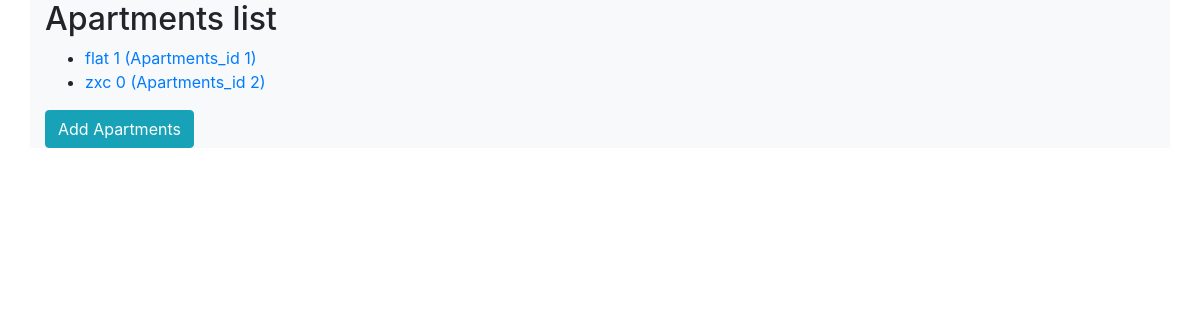
/, run on an earlier commit of the app's database.
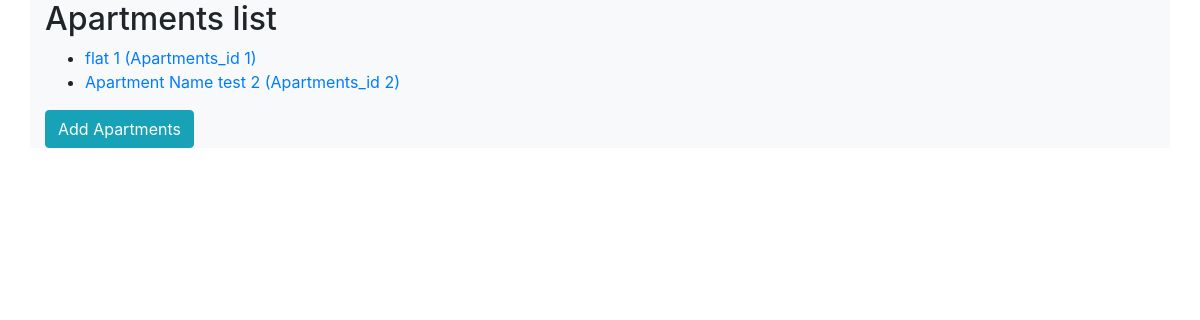
And on a later commit of the database.
### ApartmentsApp/models.py (models this page shows)
class Apartments(models.Model):
    class Meta:
        verbose_name = 'Apartments'
        verbose_name_plural = 'Apartments'
        ordering = ('id',)
    name = models.CharField(max_length=50)
    country = models.CharField(max_length=50)
    city = models.CharField(max_length=50)
    street = models.CharField(max_length=50)
    choice_list = (
        ('address', 'address'),
        ('room', 'room'),
    )
    parameters = models.CharField(choices=choice_list, max_length=10, default='None')
    def __str__(self):
        return f"{self.name} (Apartments_id {self.id})"

### ApartmentsApp/views.py (the view)
# urls.py: path('', ApartmentsList.as_view(), name='list'),
class ApartmentsList(ListView):
    template_name = 'ApartmentsApp/apartment_list.html'
    model = Apartments
    def get(self, request, *args, **kwargs):
        response = super().get(request, *args, **kwargs)
        response['messages'] = get_messages(request)
        return response

### ApartmentsApp/templates/ApartmentsApp/apartment_list.html
{% extends 'ApartmentsApp/base.html' %}
{% block content %}
    <h2>Apartments list</h2>
    <ul>
        {% for flat in object_list %}
            <li>
                <a href="{% url 'apartments:details' flat.id %}">{{ flat }}</a>
            </li>
        {% empty %}
            <li>No Apartments yet.</li>
        {% endfor %}
    </ul>
    <a class="btn btn-info" href="{% url 'apartments:add' %}">Add Apartments</a>
{% endblock %}

### ApartmentsApp/templates/ApartmentsApp/base.html (shortened to what this page needs)
<!DOCTYPE html>
<html lang="en">
<head>
    <link rel="stylesheet" href="https://stackpath.bootstrapcdn.com/bootstrap/4.1.3/css/bootstrap.min.css"
>
    {% load static %}
    <link rel="stylesheet" type="text/css" href="{% static 'ApartmentsApp/css/my_css.css' %}">
</head>
<body>
<div class="container bg-light">
    {% block content %}{% endblock %}
</div>
</body>
</html>

What changed in the data, as far as the page shows it:
changed Apartments: name+id "zxc 0 (Apartments_id 2)" → "Apartment Name test 2 (Apartments_id 2)"
